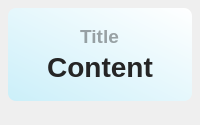
<?xml version="1.0" encoding="UTF-8"?>
<ui version="4.0">
 <class>Form</class>
 <widget class="QWidget" name="Form">
  <property name="geometry">
   <rect>
    <x>0</x>
    <y>0</y>
    <width>200</width>
    <height>125</height>
   </rect>
  </property>
  <property name="minimumSize">
   <size>
    <width>0</width>
    <height>0</height>
   </size>
  </property>
  <property name="maximumSize">
   <size>
    <width>16777215</width>
    <height>65536</height>
   </size>
  </property>
  <property name="windowTitle">
   <string>基本组件</string>
  </property>
  <layout class="QHBoxLayout" name="horizontalLayout">
   <property name="spacing">
    <number>22</number>
   </property>
   <property name="leftMargin">
    <number>8</number>
   </property>
   <property name="topMargin">
    <number>8</number>
   </property>
   <property name="rightMargin">
    <number>8</number>
   </property>
   <property name="bottomMargin">
    <number>24</number>
   </property>
   <item>
    <widget class="QFrame" name="backgnd">
     <property name="styleSheet">
      <string notr="true">background-color: qlineargradient(spread:pad, x1:0, y1:1, x2:1, y2:0, stop:0 rgba(203, 239, 249, 255), stop:1 rgba(255, 255, 255, 255));
border-radius: 8px</string>
     </property>
     <property name="frameShape">
      <enum>QFrame::StyledPanel</enum>
     </property>
     <property name="frameShadow">
      <enum>QFrame::Raised</enum>
     </property>
     <layout class="QVBoxLayout" name="verticalLayout">
      <property name="spacing">
       <number>0</number>
      </property>
      <property name="topMargin">
       <number>14</number>
      </property>
      <property name="bottomMargin">
       <number>14</number>
      </property>
      <item>
       <layout class="QHBoxLayout" name="titleLayout">
        <item>
         <widget class="QLabel" name="title">
          <property name="sizePolicy">
           <sizepolicy hsizetype="Maximum" vsizetype="Maximum">
            <horstretch>0</horstretch>
            <verstretch>0</verstretch>
           </sizepolicy>
          </property>
          <property name="font">
           <font>
            <family>Microsoft YaHei UI</family>
            <pointsize>14</pointsize>
            <weight>75</weight>
            <bold>true</bold>
           </font>
          </property>
          <property name="styleSheet">
           <string notr="true">color: rgba(0, 0, 0, 90);
background-color: rgba(255, 255, 255, 0);
font-weight: bold;</string>
          </property>
          <property name="text">
           <string>Title</string>
          </property>
          <property name="textFormat">
           <enum>Qt::PlainText</enum>
          </property>
          <property name="alignment">
           <set>Qt::AlignCenter</set>
          </property>
         </widget>
        </item>
       </layout>
      </item>
      <item>
       <layout class="QHBoxLayout" name="contentLayout">
        <item>
         <widget class="QLabel" name="content">
          <property name="sizePolicy">
           <sizepolicy hsizetype="Maximum" vsizetype="Maximum">
            <horstretch>0</horstretch>
            <verstretch>0</verstretch>
           </sizepolicy>
          </property>
          <property name="font">
           <font>
            <family>Microsoft YaHei UI</family>
            <pointsize>21</pointsize>
            <weight>75</weight>
            <bold>true</bold>
           </font>
          </property>
          <property name="styleSheet">
           <string notr="true">border: none;
color: rgba(37, 37, 37, 255);
font-weight: bold;
background-color: rgba(255, 255, 255, 0);</string>
          </property>
          <property name="text">
           <string>Content</string>
          </property>
          <property name="textFormat">
           <enum>Qt::PlainText</enum>
          </property>
          <property name="alignment">
           <set>Qt::AlignCenter</set>
          </property>
         </widget>
        </item>
       </layout>
      </item>
     </layout>
    </widget>
   </item>
  </layout>
 </widget>
 <resources/>
 <connections/>
</ui>
